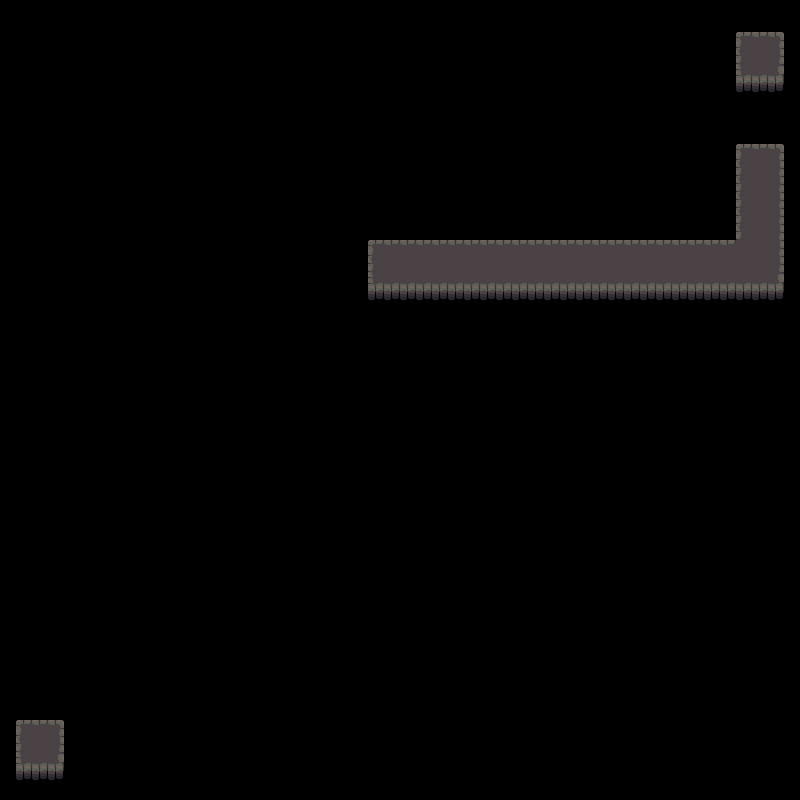

This is a level from a 2D game, rendered from its Tiled map with the project's own tilesets. A one-line summary and the map file follow, with tile-layer data summarised:
An orthogonal 50x50 tile map with 16x16 px tiles, 2 tile layers (Background 1, Foreground 1), 7 hidden layers not drawn, 4 tilesets.

<map version="1.0" orientation="orthogonal" renderorder="right-down" width="50" height="50" tilewidth="16" tileheight="16" nextobjectid="1">
 <tileset firstgid="1" name="Coloured Magic Tiles" tilewidth="16" tileheight="16" tilecount="100" columns="10">
  <image source="../Coloured Magic Tiles.png" width="160" height="160" />
  <tile id="0">
   <properties>
    <property name="start" value="" />
   </properties>
  </tile>
  <tile id="1">
   <properties>
    <property name="win" value="" />
   </properties>
  </tile>
  <tile id="2">
   <properties>
    <property name="key" value="" />
   </properties>
  </tile>
  <tile id="3">
   <properties>
    <property name="door" value="" />
   </properties>
  </tile>
  <tile id="4">
   <properties>
    <property name="chest" value="" />
   </properties>
  </tile>
  <tile id="6">
   <properties>
    <property name="fastblob" value="" />
   </properties>
  </tile>
  <tile id="7">
   <properties>
    <property name="followblob" value="" />
   </properties>
  </tile>
  <tile id="8">
   <properties>
    <property name="armouredblob" value="" />
   </properties>
  </tile>
  <tile id="9">
   <properties>
    <property name="blob" value="" />
   </properties>
  </tile>
  <tile id="12">
   <properties>
    <property name="blocked" value="" />
   </properties>
  </tile>
  <tile id="99">
   <properties>
    <property name="walkable" value="" />
   </properties>
  </tile>
 </tileset>
 <tileset firstgid="101" name="Dungeon_new_green_gutter" tilewidth="16" tileheight="16" spacing="2" margin="1" tilecount="288" columns="24">
  <image source="../Dungeon_new_green_gutter.png" width="432" height="216" />
  <tile id="83">
   <properties>
    <property name="void" value="" />
   </properties>
  </tile>
 </tileset>
 <tileset firstgid="389" name="Dungeon_new_brown_gutter" tilewidth="16" tileheight="16" spacing="2" margin="1" tilecount="288" columns="24">
  <image source="../Dungeon_new_brown_gutter.png" width="432" height="216" />
  <tile id="83">
   <properties>
    <property name="void" value="" />
   </properties>
  </tile>
 </tileset>
 <tileset firstgid="677" name="Dungeon_new_gutter" tilewidth="16" tileheight="16" spacing="2" margin="1" tilecount="288" columns="24">
  <image source="../Dungeon_new_gutter.png" width="432" height="216" />
  <tile id="83">
   <properties>
    <property name="void" value="" />
   </properties>
  </tile>
 </tileset>
 <layer name="Background 0" width="50" height="50" visible="0">
  <data>[2500 cells, 4 non-empty, 1 distinct tile ids]</data>
 </layer>
 <layer name="Foreground 0" width="50" height="50" visible="0">
  <data>[2500 cells, 520 non-empty, 38 distinct tile ids]</data>
 </layer>
 <layer name="Collision0" width="50" height="50" visible="0">
  <data>[2500 cells, 2499 non-empty, 5 distinct tile ids]</data>
 </layer>
 <layer name="Background 1" width="50" height="50">
  <data>[2500 cells, 0 non-empty, 0 distinct tile ids]</data>
 </layer>
 <layer name="Foreground 1" width="50" height="50">
  <data>[2500 cells, 146 non-empty, 11 distinct tile ids]</data>
 </layer>
 <layer name="Collision1" width="50" height="50" visible="0">
  <data>[2500 cells, 2500 non-empty, 4 distinct tile ids]</data>
 </layer>
 <layer name="Background 2" width="50" height="50" visible="0">
  <data>[2500 cells, 0 non-empty, 0 distinct tile ids]</data>
 </layer>
 <layer name="Foreground 2" width="50" height="50" visible="0">
  <data>[2500 cells, 901 non-empty, 21 distinct tile ids]</data>
 </layer>
 <layer name="Collision2" width="50" height="50" visible="0">
  <data>[2500 cells, 2500 non-empty, 4 distinct tile ids]</data>
 </layer>
</map>
